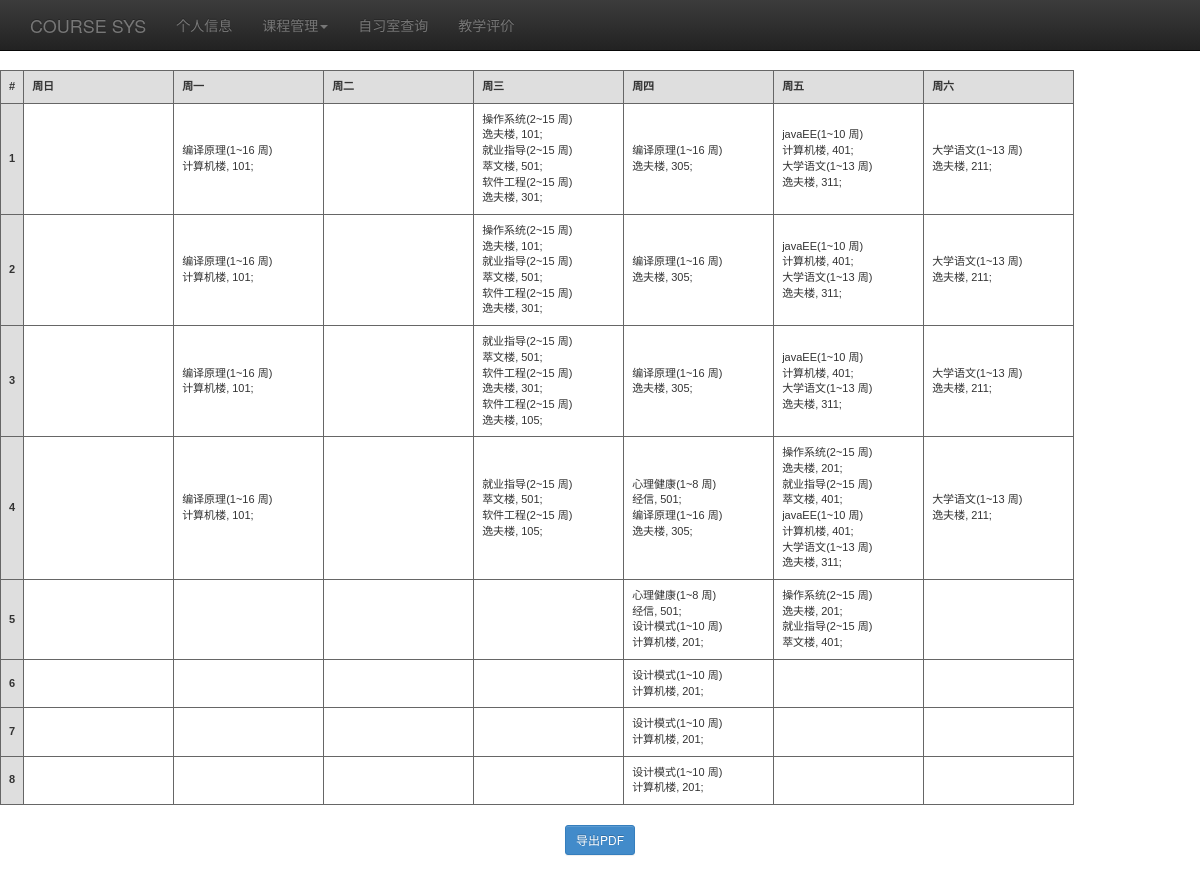
The page /view_courses.php (signed in) on the database its author committed.
### tables this page shows
CREATE TABLE `t_course` (
  `Cno` int(11) NOT NULL auto_increment COMMENT '课程号',
  `Cname` varchar(20) NOT NULL COMMENT '课程名',
  `Ctype` int(11) default NULL COMMENT '课程类型',
  `Chour` int(11) default NULL COMMENT '课时',
  `Credit` int(11) default NULL COMMENT '学分',
  `Coursestart` int(11) default NULL COMMENT '开课时间',
  `Courseend` int(11) default NULL COMMENT '结课时间',
  `Price` double default NULL COMMENT '价格',
  `tno` int(11) default NULL COMMENT '任课教师',
  PRIMARY KEY  (`Cno`),
  KEY `fk_c_t_idx` (`tno`),
  CONSTRAINT `fk_c_t` FOREIGN KEY (`tno`) REFERENCES `t_teacher` (`Tno`) ON DELETE NO ACTION ON UPDATE NO ACTION
);

CREATE TABLE `course_detail` (
  `cno` int(11) NOT NULL,
  `days` int(11) NOT NULL,
  `starthour` int(11) NOT NULL,
  `hours` int(11) default NULL,
  `building` varchar(10) default NULL,
  `room` int(11) default NULL,
  PRIMARY KEY  (`cno`,`days`,`starthour`),
  CONSTRAINT `fk_cde_c` FOREIGN KEY (`cno`) REFERENCES `t_course` (`Cno`) ON DELETE NO ACTION ON UPDATE NO ACTION
);

### lib/db_operate.php (called while the page is built, shortened)
<?php
class ConnDB
{
    var $host;
    var $user;
    var $pwd;
    var $conn;
    public function setSqlStmt($sqlStmt)
    {
        $this->sqlStmt = $sqlStmt;
    }
    var $sqlStmt;
    public function __construct($host, $user, $pwd, $dbname)
    {
        $this->host = $host;
        $this->user = $user;
        $this->pwd = $pwd;
        $this->dbname = $dbname;
    }
    function getResult()
    {
        if (!empty($this->sqlStmt)) {
            $this->result = mysql_query($this->sqlStmt, $this->conn);
        }
    }
    function openConn()
    {
        $this->conn = mysql_connect($this->host, $this->user, $this->pwd) or die("数据库连接错误" . mysql_error());
    }
}
function getCourseInf($id)
{
    $db = new ConnDB(DB_HOST, DB_USER, DB_PASS, DB_NAME);
    $db->openConn();
    $db->setSqlStmt("select * from t_course where cno=$id");
    $db->getResult();
    $row = mysql_fetch_array($db->result);
    if (!$row) {
        $db->closeConn();
        return false;
    } else {
        $course = new Course();
        $course->id = $row['Cno'];
        $course->name = $row['Cname'];
        $course->credit = $row['Credit'];
        $course->type = $row['Ctype'];
        $course->hour = $row['Chour'];
        $course->startWeek = $row['Coursestart'];
        $course->endWeek = $row['Courseend'];
        $course->price = $row['Price'];
        $course->teacherId = $row['tno'];
        $course->courseDetail = array();
        $db->setSqlStmt("select * from course_detail where cno=$id");
        $db->getResult();
        $row = mysql_fetch_array($db->result);
        if ($row) {
            do {
                $detail = new CourseDetail();
                $detail->hour = $row['hours'];
                $detail->startHour = $row['starthour'];
                $detail->day = $row['days'];
                $detail->building = $row['building'];
                $detail->room = $row['room'];
                array_push($course->courseDetail, $detail);
            } while ($row = mysql_fetch_array($db->result));
        }
        return $course;
    }
}
function getStudentCurrentCourses($id)
{
    $db = new ConnDB(DB_HOST, DB_USER, DB_PASS, DB_NAME);
    $db->openConn();
    $db->setSqlStmt("select cno from t_choose where sno=$id and score is null");
    $db->getResult();
    $courseList = array();
    $row = mysql_fetch_array($db->result);
    if ($row) {
        do {
            array_push($courseList, $row[0]);
        } while ($row = mysql_fetch_array($db->result));
    }
    return $courseList;
}
?>

### view_courses.php (the view, shortened to what this page needs)
<?php
	include('lib\\db_operate.php');
	$student_num = $_SESSION['student_num'];
?>
<!DOCTYPE html>
<html lang="en">
	<head>
		<link href="css/bootstrap.min.css" rel="stylesheet">
		<link href="css/bootstrap-theme.min.css" rel="stylesheet">
		<link href="css/theme.css" rel="stylesheet">
		<link href="css/bootstrap.min.css" rel="stylesheet">
		<link href="css/bootstrap-toggle.css" rel="stylesheet">
		<link href="main-page.css" rel="stylesheet">
		</head>
	<body>
		<div id="table">
			<table class="gridtable">
				<thead>
					<tr>
						<th>#</th>
						<th>周日</th>
						<th>周一</th>
						<th>周二</th>
						<th>周三</th>
						<th>周四</th>
						<th>周五</th>
						<th>周六</th>
					</tr>
				</thead>
				<tbody>
					<?php
						$current_courses = getStudentCurrentCourses($student_num);
						$schedule = array();
						for($i = 1; $i <= 8; ++$i)
							$schedule[$i] = array();
						foreach($current_courses as $course_id)
						{
							$course = getCourseInf($course_id);
							$courseDetail = $course->courseDetail;
							foreach($courseDetail as $detail)
								for($j = $detail->startHour; $j < $detail->startHour + $detail->hour; ++$j)
									$schedule[$j][$detail->day] .= "$course->name($course->startWeek~$course->endWeek 周)<br>$detail->building, $detail->room;<br>";
						}
						for($i = 1; $i <=8; ++$i)
						{
							echo "<tr><th>$i</th>";
							for($j = 0; $j < 7; ++$j)
								echo '<td>' . $schedule[$i][$j] . '</td>';
							echo '</tr>';
						}
					?>
				</tbody>
			</table>
		</div>
		<div style="margin:20px auto; width:70px"><button type="button" id="output" class="delete-course btn btn-sm btn-primary">导出PDF</button></div>
	</body>
</html>

### css/theme.css (style rules this page uses)
body { padding-top: 70px; padding-bottom: 30px; }

### view_courses.php (style rules this page uses)
table.gridtable { font-family: verdana,arial,sans-serif; font-size:11px; color:#333333; border-width: 1px; border-color: #666666; border-collapse: collapse; }
table.gridtable th { border-width: 1px; padding: 8px; border-style: solid; border-color: #666666; background-color: #dedede; text-a }
table.gridtable td { border-width: 1px; width: 150px; padding: 8px; border-style: solid; border-color: #666666; background-color: #ffffff; }

### rows shown on the page
t_course: Cname "编译原理", Coursestart "1", Courseend "16"
course_detail: building "计算机楼", room "101"
t_course: Cname "操作系统", Coursestart "2", Courseend "15"
course_detail: building "逸夫楼", room "101"
t_course: Cname "就业指导", Coursestart "2", Courseend "15"
course_detail: building "萃文楼", room "501"
t_course: Cname "软件工程", Coursestart "2", Courseend "15", Cname "软件工程 软件工程", Coursestart "2 2", Courseend "15 15"
course_detail: building "逸夫楼", room "301"
course_detail: building "逸夫楼", room "305"
t_course: Cname "javaEE", Coursestart "1", Courseend "10"
course_detail: building "计算机楼", room "401"
t_course: Cname "大学语文", Coursestart "1", Courseend "13"
course_detail: building "逸夫楼", room "311"
course_detail: building "逸夫楼", room "211"
course_detail: building "逸夫楼", room "105"
t_course: Cname "心理健康", Coursestart "1", Courseend "8"
course_detail: building "经信", room "501"
course_detail: building "逸夫楼", room "201"
course_detail: building "萃文楼", room "401"
t_course: Cname "设计模式", Coursestart "1", Courseend "10"
course_detail: building "计算机楼", room "201"
